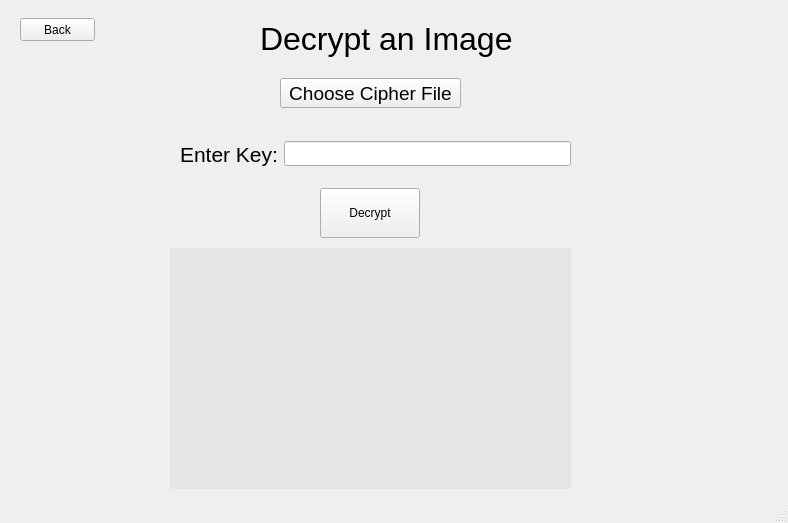
<?xml version="1.0" encoding="UTF-8"?>
<ui version="4.0">
 <class>MainWindow</class>
 <widget class="QMainWindow" name="MainWindow">
  <property name="geometry">
   <rect>
    <x>0</x>
    <y>0</y>
    <width>788</width>
    <height>523</height>
   </rect>
  </property>
  <property name="windowTitle">
   <string>AES Image Encryption</string>
  </property>
  <widget class="QWidget" name="centralwidget">
   <widget class="QStackedWidget" name="stackedWidget">
    <property name="geometry">
     <rect>
      <x>10</x>
      <y>8</y>
      <width>771</width>
      <height>491</height>
     </rect>
    </property>
    <property name="minimumSize">
     <size>
      <width>0</width>
      <height>0</height>
     </size>
    </property>
    <property name="currentIndex">
     <number>2</number>
    </property>
    <widget class="QWidget" name="page">
     <widget class="QWidget" name="verticalLayoutWidget">
      <property name="geometry">
       <rect>
        <x>260</x>
        <y>120</y>
        <width>231</width>
        <height>221</height>
       </rect>
      </property>
      <layout class="QVBoxLayout" name="verticalLayout">
       <property name="topMargin">
        <number>0</number>
       </property>
       <item>
        <widget class="QPushButton" name="pushButton">
         <property name="enabled">
          <bool>true</bool>
         </property>
         <property name="sizePolicy">
          <sizepolicy hsizetype="Expanding" vsizetype="Maximum">
           <horstretch>0</horstretch>
           <verstretch>0</verstretch>
          </sizepolicy>
         </property>
         <property name="minimumSize">
          <size>
           <width>0</width>
           <height>40</height>
          </size>
         </property>
         <property name="text">
          <string>Encrypt</string>
         </property>
        </widget>
       </item>
       <item>
        <widget class="QPushButton" name="pushButton_2">
         <property name="minimumSize">
          <size>
           <width>0</width>
           <height>40</height>
          </size>
         </property>
         <property name="text">
          <string>Decrypt</string>
         </property>
        </widget>
       </item>
      </layout>
     </widget>
     <widget class="QLabel" name="label">
      <property name="geometry">
       <rect>
        <x>140</x>
        <y>30</y>
        <width>511</width>
        <height>61</height>
       </rect>
      </property>
      <property name="font">
       <font>
        <pointsize>24</pointsize>
       </font>
      </property>
      <property name="text">
       <string>Choose an option: Encrypt or Decrypt</string>
      </property>
     </widget>
    </widget>
    <widget class="QWidget" name="page_2">
     <widget class="QWidget" name="horizontalLayoutWidget">
      <property name="geometry">
       <rect>
        <x>190</x>
        <y>80</y>
        <width>391</width>
        <height>52</height>
       </rect>
      </property>
      <layout class="QHBoxLayout" name="horizontalLayout">
       <item>
        <widget class="QLabel" name="label_2">
         <property name="font">
          <font>
           <pointsize>16</pointsize>
          </font>
         </property>
         <property name="text">
          <string>Enter Key:</string>
         </property>
        </widget>
       </item>
       <item>
        <widget class="QLineEdit" name="lineEdit">
         <property name="minimumSize">
          <size>
           <width>0</width>
           <height>25</height>
          </size>
         </property>
        </widget>
       </item>
      </layout>
     </widget>
     <widget class="QPushButton" name="pushButton_3">
      <property name="geometry">
       <rect>
        <x>320</x>
        <y>140</y>
        <width>100</width>
        <height>30</height>
       </rect>
      </property>
      <property name="text">
       <string>Choose File</string>
      </property>
     </widget>
     <widget class="QPushButton" name="pushButton_4">
      <property name="geometry">
       <rect>
        <x>320</x>
        <y>430</y>
        <width>100</width>
        <height>50</height>
       </rect>
      </property>
      <property name="text">
       <string>Encrypt</string>
      </property>
     </widget>
     <widget class="QLabel" name="label_3">
      <property name="geometry">
       <rect>
        <x>250</x>
        <y>10</y>
        <width>261</width>
        <height>61</height>
       </rect>
      </property>
      <property name="font">
       <font>
        <pointsize>24</pointsize>
       </font>
      </property>
      <property name="text">
       <string>Encrypt an Image</string>
      </property>
     </widget>
     <widget class="QPushButton" name="pushButton_7">
      <property name="geometry">
       <rect>
        <x>10</x>
        <y>10</y>
        <width>75</width>
        <height>23</height>
       </rect>
      </property>
      <property name="text">
       <string>Back</string>
      </property>
     </widget>
     <widget class="QLabel" name="lbl">
      <property name="geometry">
       <rect>
        <x>180</x>
        <y>180</y>
        <width>401</width>
        <height>241</height>
       </rect>
      </property>
      <property name="styleSheet">
       <string notr="true">background-color:rgba(128,128,128,0.1)</string>
      </property>
      <property name="frameShadow">
       <enum>QFrame::Raised</enum>
      </property>
      <property name="text">
       <string/>
      </property>
      <property name="alignment">
       <set>Qt::AlignCenter</set>
      </property>
     </widget>
    </widget>
    <widget class="QWidget" name="page_3">
     <widget class="QPushButton" name="pushButton_6">
      <property name="geometry">
       <rect>
        <x>310</x>
        <y>180</y>
        <width>100</width>
        <height>50</height>
       </rect>
      </property>
      <property name="text">
       <string>Decrypt</string>
      </property>
     </widget>
     <widget class="QPushButton" name="pushButton_5">
      <property name="geometry">
       <rect>
        <x>270</x>
        <y>70</y>
        <width>181</width>
        <height>30</height>
       </rect>
      </property>
      <property name="font">
       <font>
        <pointsize>14</pointsize>
       </font>
      </property>
      <property name="text">
       <string>Choose Cipher File</string>
      </property>
     </widget>
     <widget class="QWidget" name="horizontalLayoutWidget_2">
      <property name="geometry">
       <rect>
        <x>170</x>
        <y>120</y>
        <width>391</width>
        <height>52</height>
       </rect>
      </property>
      <layout class="QHBoxLayout" name="horizontalLayout_2">
       <item>
        <widget class="QLabel" name="label_5">
         <property name="font">
          <font>
           <pointsize>16</pointsize>
          </font>
         </property>
         <property name="text">
          <string>Enter Key:</string>
         </property>
        </widget>
       </item>
       <item>
        <widget class="QLineEdit" name="lineEdit_2">
         <property name="minimumSize">
          <size>
           <width>0</width>
           <height>25</height>
          </size>
         </property>
        </widget>
       </item>
      </layout>
     </widget>
     <widget class="QLabel" name="label_4">
      <property name="geometry">
       <rect>
        <x>250</x>
        <y>0</y>
        <width>261</width>
        <height>61</height>
       </rect>
      </property>
      <property name="font">
       <font>
        <pointsize>24</pointsize>
       </font>
      </property>
      <property name="text">
       <string>Decrypt an Image</string>
      </property>
     </widget>
     <widget class="QPushButton" name="pushButton_8">
      <property name="geometry">
       <rect>
        <x>10</x>
        <y>10</y>
        <width>75</width>
        <height>23</height>
       </rect>
      </property>
      <property name="text">
       <string>Back</string>
      </property>
     </widget>
     <widget class="QLabel" name="lbl_2">
      <property name="geometry">
       <rect>
        <x>160</x>
        <y>240</y>
        <width>401</width>
        <height>241</height>
       </rect>
      </property>
      <property name="styleSheet">
       <string notr="true">background-color:rgba(128,128,128,0.1)</string>
      </property>
      <property name="frameShadow">
       <enum>QFrame::Raised</enum>
      </property>
      <property name="text">
       <string/>
      </property>
      <property name="alignment">
       <set>Qt::AlignCenter</set>
      </property>
     </widget>
    </widget>
   </widget>
  </widget>
  <widget class="QStatusBar" name="statusbar"/>
 </widget>
 <resources/>
 <connections/>
</ui>
